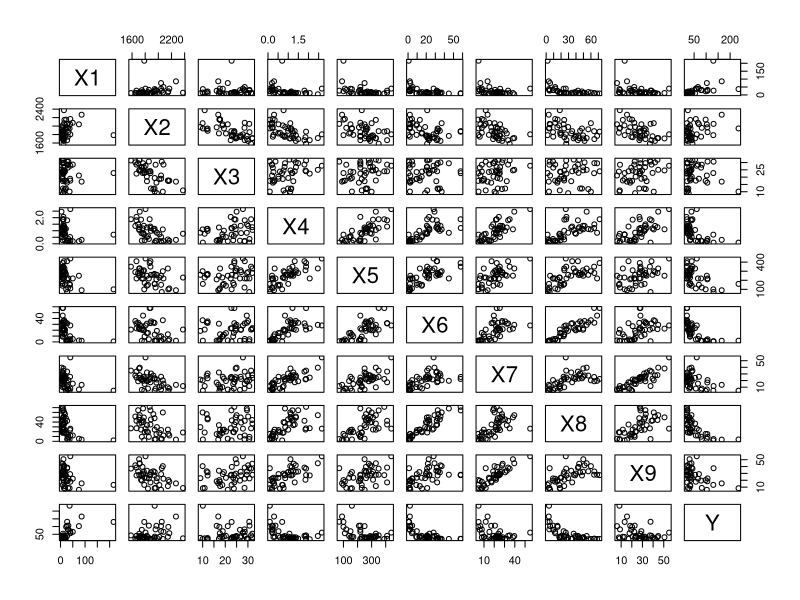
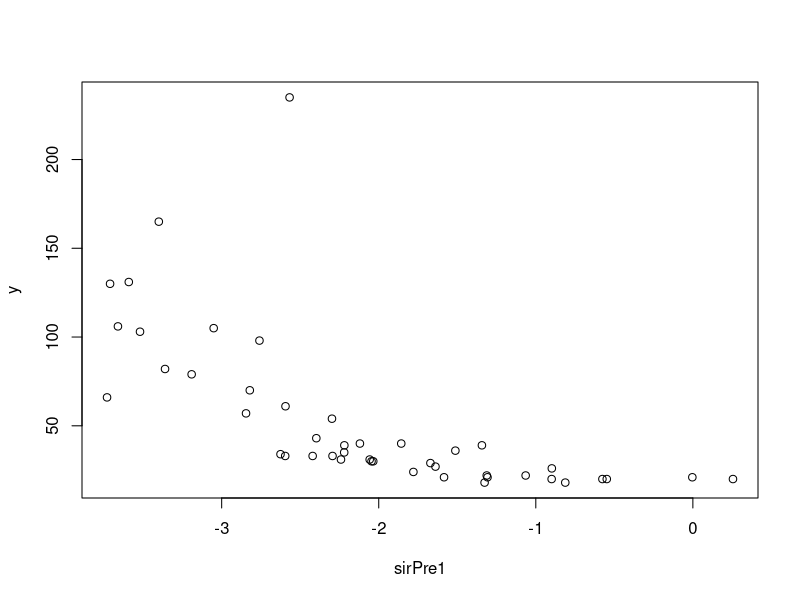
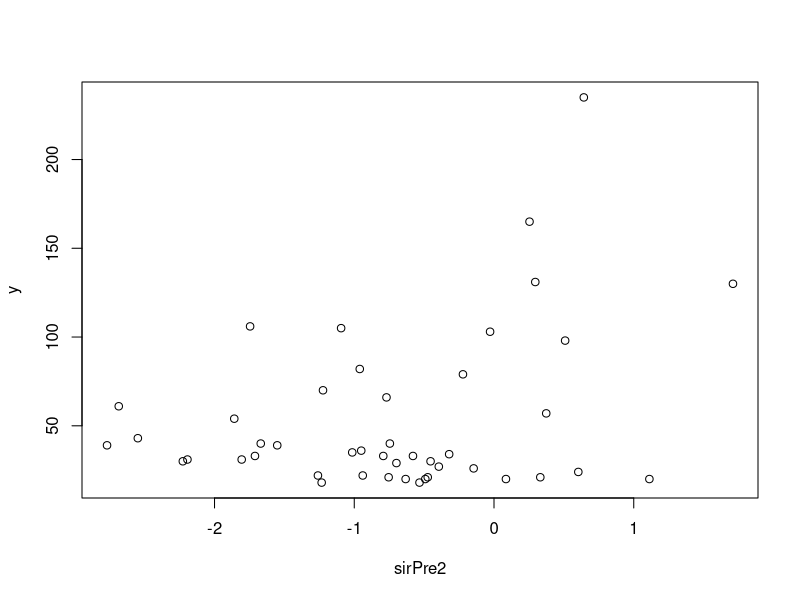

Generate these figures, in order, with R:
## ---- chunk 1
knitr::opts_chunk$set(echo = TRUE)
## ---- chunk 2
setwd('F://!BENTLEY//RA//SIR')
## ---- chunk 3
matpower = function(a,alpha){
  a = round((a + t(a))/2,7); 
  tmp = eigen(a);
  return(tmp$vectors%*%diag((tmp$values)^alpha)%*%t(tmp$vectors))}

discretize=function(y,h){
  n=length(y);m=floor(n/h)
  y=y + .00001*mean(y)*rnorm(n)
  yord = y[order(y)]
  divpt=numeric();
  
  for(i in 1:(h-1)) divpt = c(divpt,yord[i*m+1]) #1,2,3,..,h-1
  
  y1=rep(0,n)
  y1[y<divpt[1]]=1
  y1[y>=divpt[h-1]]=h
  
  for(i in 2:(h-1)) y1[(y>=divpt[i-1])&(y<divpt[i])]=i
  
  return(y1)}

sir=function(x,y,h,r,ytype){
  p=ncol(x);
  n=nrow(x)
  signrt=matpower(var(x),-1/2)
  xc=t(t(x)-apply(x,2,mean))
  xst=xc%*%signrt
  
  if(ytype=="continuous") ydis=discretize(y,h)
  if(ytype=="categorical") ydis=y
  
  yless=ydis;
  ylabel=numeric()
  
  for(i in 1:n) {if(var(yless)!=0) {
    ylabel=c(ylabel,yless[1]);
    yless=yless[yless!=yless[1]]}}
  
  ylabel=c(ylabel,yless[1])
  prob=numeric();
  exy=numeric()
  
  for(i in 1:h) prob=c(prob,length(ydis[ydis==ylabel[i]])/n)
  
  for(i in 1:h) exy=rbind(exy,apply(xst[ydis==ylabel[i],],2,mean))
  
  sirmat=t(exy)%*%diag(prob)%*%exy
  
  return(signrt%*%eigen(sirmat)$vectors[,1:r])}
## ---- chunk 4
library(readxl)
df = read_excel('bigmacindex.xlsx', sheet = 2, col_names = TRUE)
x = data.matrix(df[,1:9])
y = data.matrix(df[,10])
plot(df[,1:10])  
## ---- chunk 5
h=8
r=2
ytype = 'continuous'

beta = sir(x,y,h,r,ytype)  
sirPre1 = x %*% beta[,1]
sirPre2 = x %*% beta[,2]
plot(sirPre1,y)
plot(sirPre2,y)
## ---- chunk 6

cor(x,y,method = 'spearman')
cor(sirPre1,y,method = 'spearman')
cor(sirPre2,y,method = 'spearman')
